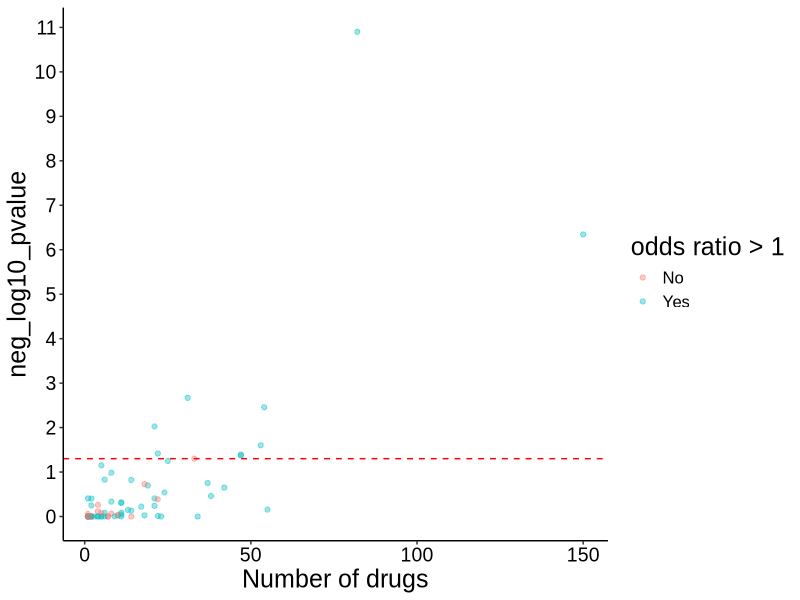
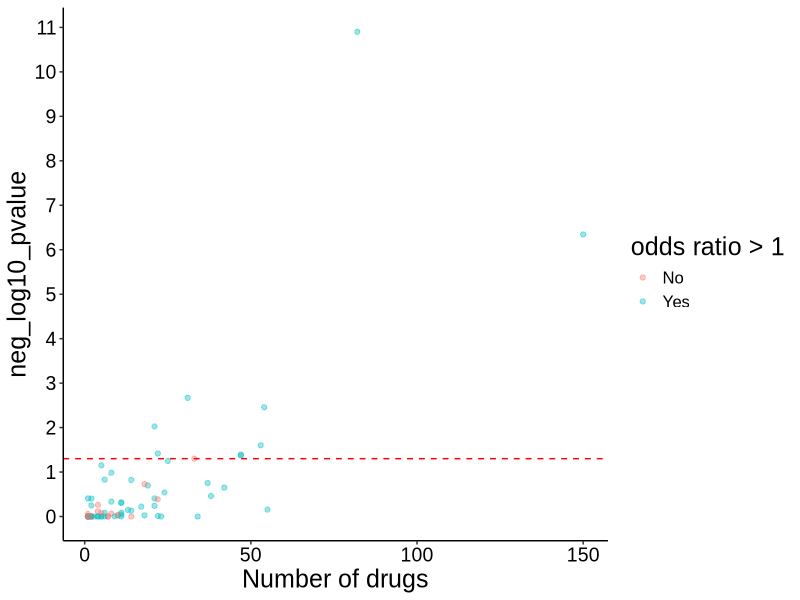
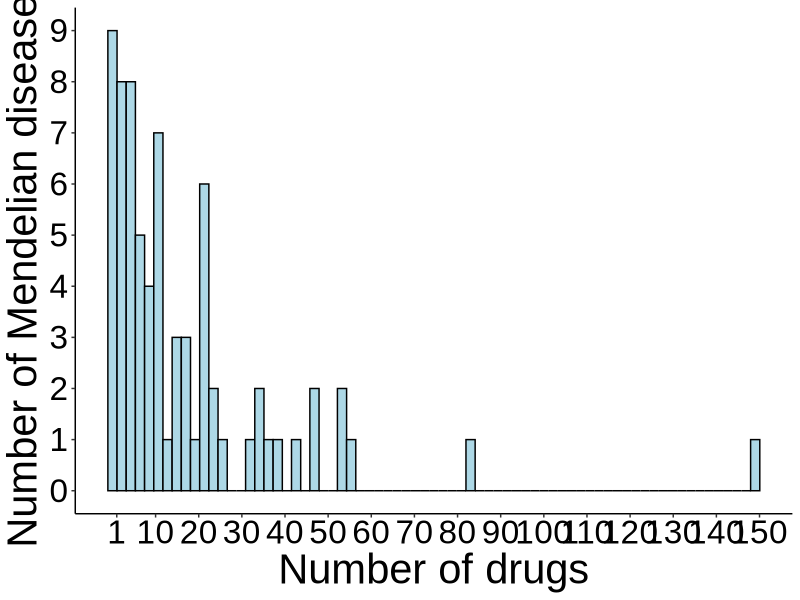
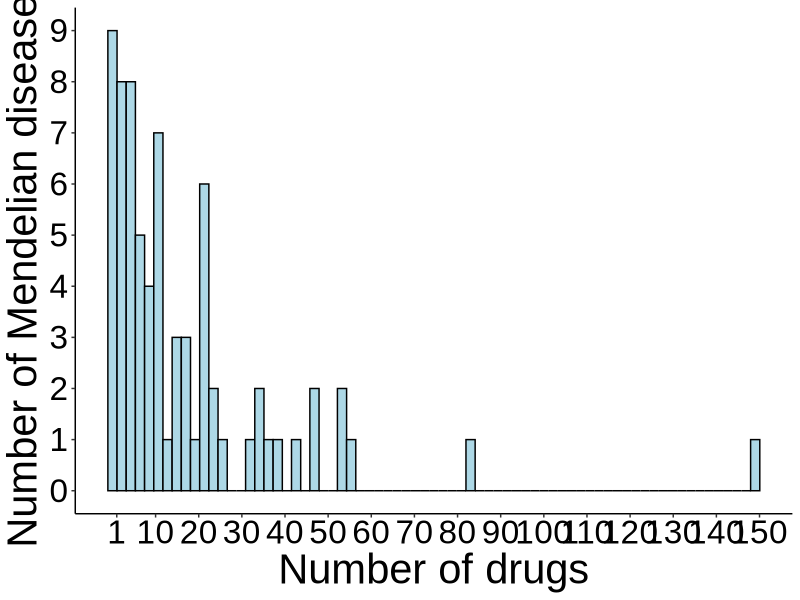
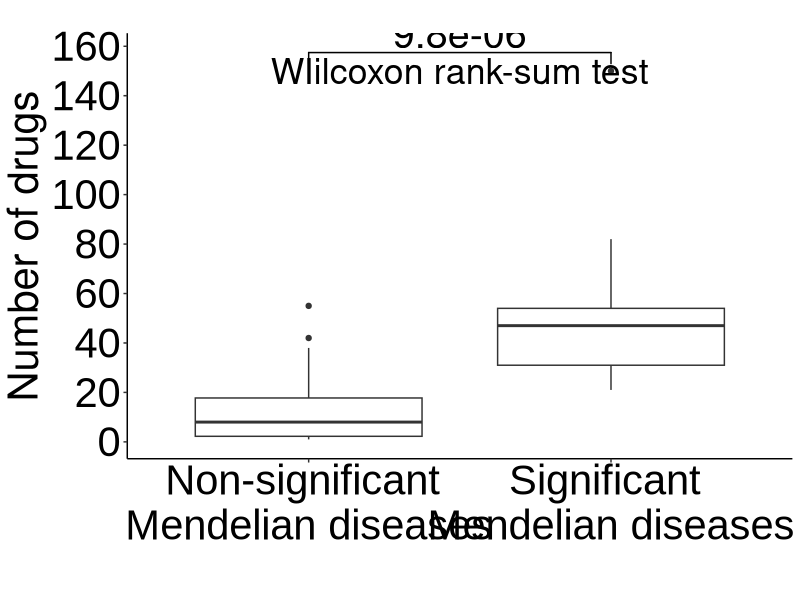
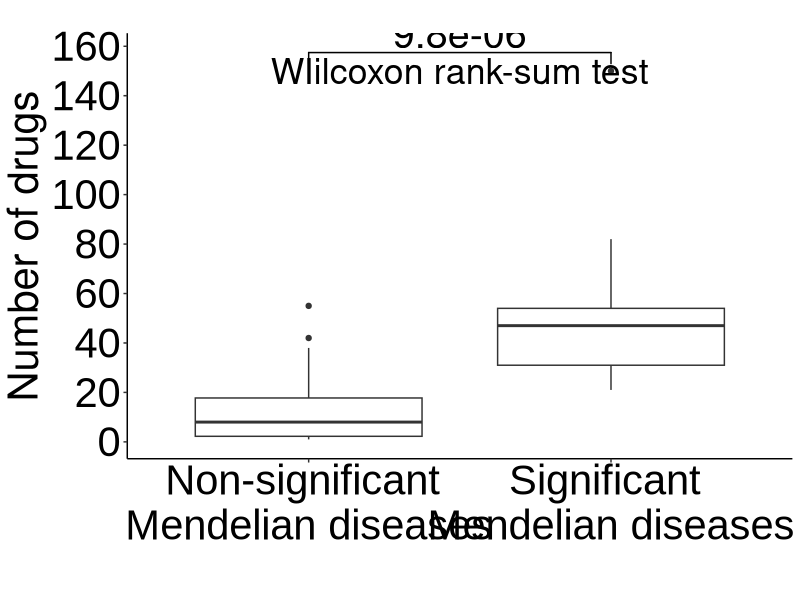

Reproduce these figures in R, in order. (Note: a time limit stopped this script after it produced the figures.)
### This script implements the per Mendelian disease analysis ###

library(dplyr)
library(data.table)
library(ggplot2)
library(ggsignif)

## Set type for image compression based on operating system
## For macOS, X11 installation is required (link: https://www.xquartz.org/)
# if Windows OS
if (Sys.info()['sysname'] == "Windows") {
  type_compression = "windows"
} 
# if Linux
if (Sys.info()['sysname'] == "Linux") {
  type_compression = "windows"
}
# if macOS
if (Sys.info()['sysname'] == "Darwin") {
  type_compression = "cairo"
} 

## -- load data -- ##

# Mendelian - complex disease comorbidities
md_cd_comorbidities = fread("processed_data/md_cd_comorbidities.txt")
unique_cd = unique(md_cd_comorbidities$complex_disease)
unique_md = unique(md_cd_comorbidities$mendelian_disease)

# complex disease categories
complex_disease_categories = data.table::fread("processed_data/complex_disease_category.txt")
md_cd_comorbidities = left_join(md_cd_comorbidities, complex_disease_categories, by = "complex_disease")

# indicated/investigated drugs for the complex diseases
investigated_indicated_drugs = fread("processed_data/drugs_inv_ind_per_disease.txt")
investigated_indicated_drugs = reshape2::melt(investigated_indicated_drugs, "drugbank_id", colnames(investigated_indicated_drugs)[2:ncol(investigated_indicated_drugs)])
investigated_indicated_drugs = na.omit(investigated_indicated_drugs) ; rownames(investigated_indicated_drugs) = NULL
investigated_indicated_drugs = investigated_indicated_drugs %>%
  dplyr::select(drugbank_id, complex_disease = variable) %>%
  distinct()

# Mendelian disease causal genes
md_genes = data.table::fread("processed_data/md_genes.txt")

# drug - targets
db_drug_targets = fread("processed_data/drugbank_all_drugs_known_targets.txt") %>%
  dplyr::select(db_id, drug_target) %>% 
  distinct()

# number of gene-targets per drug
drugs_nr_targets = fread("processed_data/drugbank_all_drugs_known_targets.txt") %>%
  dplyr::select(db_id, drug_target) %>%
  distinct() %>%
  group_by(db_id) %>% 
  mutate(total_targets = length(drug_target)) %>%
  dplyr::select(db_id, total_targets) %>% 
  ungroup() %>%
  distinct()

## -- find drugs targeting each Mendelian disease genes -- ##

# empty list - each element is a mendelian disease
md_comorbidities = list()
for (md in unique_md) {
  md_comorbidities[[md]] = md_cd_comorbidities %>% filter(mendelian_disease == md) %>% dplyr::select(-comorbidity)
} ; rm(md)

# annotate with Mendelian disease genes
for (i in 1:length(md_comorbidities)) {
  
  # add Mendelian disease genes
  md_comorbidities[[i]] = left_join(md_comorbidities[[i]], md_genes, by = "mendelian_disease")
  md_comorbidities[[i]] = md_comorbidities[[i]] %>% 
    dplyr::select(complex_disease, disease_category, md_gene = causal_gene) %>%
    distinct()
  
  # add drugs targeting the Mendelian disease genes
  md_comorbidities[[i]] = left_join(md_comorbidities[[i]], db_drug_targets, by = c("md_gene" = "drug_target"))
  if (sum(is.na(md_comorbidities[[i]]$db_id)) != 0) {
    md_comorbidities[[i]] = md_comorbidities[[i]][-which(is.na(md_comorbidities[[i]]$db_id)), ] ; rownames(md_comorbidities[[i]]) = NULL
  }
  
  # keep needed columns
  md_comorbidities[[i]] = md_comorbidities[[i]] %>% 
    dplyr::select(complex_disease, disease_category, db_id) %>%
    distinct()
  
  cat(i, "\n")
} ; rm(i)

### NOTE: 19 Mendelian diseases are causally associated with genes NOT targeted by any existing drug with know drug targets
### Therefore, we remove them from the downstream analysis
md_comorbidities = md_comorbidities[lapply(md_comorbidities, nrow) > 0] # 71 Mendelian diseases remain

## -- logistic regression per Mendelian disease -- ##

# create list of logistic regression inputs for each Mendelian disease
log_reg_input = vector("list", length = length(md_comorbidities))
names(log_reg_input) = names(md_comorbidities)

for (i in 1:length(md_comorbidities)) {
  
  # if drugs are recommended for repurposing...
  if (nrow(md_comorbidities[[i]]) != 0) {
    
    ## candidate drugs
    candidate_drugs_temp = unique(md_comorbidities[[i]]$db_id)
    
    ## complex diseases that these drugs are recommended for repurposing
    complex_diseases_temp = unique(md_comorbidities[[i]]$complex_disease)
    
    ## complex diseases these drugs are indicated/investigated
    # not all drugs will be indicated/investigated for a disease --> keep this in mind when you build the logistic regression input data frame
    ind_inv_temp = investigated_indicated_drugs %>%
      filter(drugbank_id %in% candidate_drugs_temp) %>%
      mutate(indicated_investigated = 1)
    
    ## create logistic regression input
    
    # each row should be a drug-complex disease pair
    log_reg_input[[i]] = data.frame(drug = rep(candidate_drugs_temp, each = length(unique_cd)))
    
    # add complex diseases
    log_reg_input[[i]]$disease = unique_cd

    # add disease category
    log_reg_input[[i]] = left_join(log_reg_input[[i]], complex_disease_categories, by = c("disease" = "complex_disease"))
    
    # add number of targets
    log_reg_input[[i]] = left_join(log_reg_input[[i]], drugs_nr_targets, by = c("drug" = "db_id"))
    
    # add indicated/investigated drugs
    log_reg_input[[i]] = left_join(log_reg_input[[i]], ind_inv_temp, by = c("drug" = "drugbank_id", "disease" = "complex_disease"))
    log_reg_input[[i]]$indicated_investigated = ifelse(is.na(log_reg_input[[i]]$indicated_investigated), 0, 1)
    
    # add drug candidates information
    log_reg_input[[i]]$recommended = ifelse(log_reg_input[[i]]$disease %in% complex_diseases_temp, 1, 0)
  }
  
  ## track progress
  cat(i, "\n")
} ; rm(i, candidate_drugs_temp, complex_diseases_temp, ind_inv_temp)

## run logistic regression
log_reg_results = vector("list", length = length(log_reg_input))
names(log_reg_results) = names(log_reg_input)

for (i in 1:length(log_reg_input)) {
  
  # run logistic regression
  glm_fits_temp = glm(indicated_investigated ~  disease_category + total_targets + recommended, 
                      data = log_reg_input[[i]], 
                      family = binomial())
  log_summary_temp = summary(glm_fits_temp)$coefficients
  
  # populate list
  log_reg_results[[i]] = log_summary_temp
    
  ## track progress
  cat(i, "\n")
} ; rm(i, glm_fits_temp, log_summary_temp)

## create a data frame with the results of logistic regression for each Mendelian disease
log_reg_results_summary = data.frame(mendelian_disease = names(md_comorbidities), beta = NA, pvalue = NA)

for (i in 1:length(log_reg_results)){
  
  log_reg_results[[i]] = data.frame(log_reg_results[[i]])
  log_reg_results_summary[i, "beta"] = log_reg_results[[i]]["recommended", "Estimate"]
  log_reg_results_summary[i, "pvalue"] = log_reg_results[[i]]["recommended", "Pr...z.."]
  
} ; rm(i)

log_reg_results_summary = log_reg_results_summary %>% 
  arrange(pvalue)
log_reg_results_summary %>% filter(pvalue < 0.05) %>% nrow() # 9 significant Mendelian diseases at a nominal level (p<0.05)

## -- annotate each Mendelian disease with number of complex disease comorbidities and number of drugs targeting its associated genes -- ##

## number of comorbidities per Mendelian disease
md_nr_comorbidities = md_cd_comorbidities %>%
  dplyr::select(mendelian_disease, complex_disease) %>%
  group_by(mendelian_disease) %>%
  mutate(nr_comorbidities = length(complex_disease)) %>%
  ungroup() %>%
  dplyr::select(mendelian_disease, nr_comorbidities) %>%
  distinct()
log_reg_results_summary = left_join(log_reg_results_summary, md_nr_comorbidities, by = "mendelian_disease")

## number of drugs targeting the genes associated with each Mendelian disease
md_genes_drugs = left_join(md_genes, db_drug_targets, by = c("causal_gene" = "drug_target"))
md_genes_drugs = na.omit(md_genes_drugs) ; rownames(md_genes_drugs) = NULL
md_genes_drugs = md_genes_drugs %>%
  group_by(mendelian_disease) %>% 
  mutate(nr_drugs = length(db_id)) %>%
  ungroup() %>%
  dplyr::select(mendelian_disease, nr_drugs) %>% 
  distinct()
log_reg_results_summary = left_join(log_reg_results_summary, md_genes_drugs, by = "mendelian_disease")

## -- visualizations -- ##
log_reg_results_summary = log_reg_results_summary %>% arrange(nr_comorbidities)
log_reg_results_summary$nr_comorbidities = factor(log_reg_results_summary$nr_comorbidities, levels = log_reg_results_summary$nr_comorbidities, labels = log_reg_results_summary$nr_comorbidities)
log_reg_results_summary$beta = ifelse(exp(log_reg_results_summary$beta) > 1, 1, 0)
log_reg_results_summary$beta = factor(log_reg_results_summary$beta, levels = c(0, 1), labels = c("No", "Yes")) # Yes --> OR > 1 | No --> OR < 1

fig_s3 = ggplot(log_reg_results_summary, aes(x = nr_drugs, y = -log10(pvalue))) +
  geom_point(alpha = 0.4, size = 1.5, aes(color = beta)) +
  # scale_x_discrete(breaks = seq(1, 61, 1)) +
  scale_y_continuous(breaks = seq(0, 11, 1)) +
  labs(color = "odds ratio > 1") +
  xlab("Number of drugs") +
  ylab("neg_log10_pvalue") +
  geom_hline(yintercept = -log10(0.05), linetype = "dashed", color = "red") +
  theme_classic() +
  theme(axis.text = element_text(size = 14, family = "Arial", color = "black"),
        axis.title = element_text(size = 18, family = "Arial", color = "black"),
        title = element_text(size = 18, family = "Arial", color = "black"), 
        legend.text = element_text(size = 12, family = "Arial", color = "black"))

fig_s3
ggsave(filename = "FigS3_per_MD_analysis_results.tiff", 
       path = "figures/",
       width = 7, height = 5, device = 'tiff',
       dpi = 700, compression = "lzw", type = type_compression)
dev.off()

# histogram number of drugs per Mendelian disease
nr_genes_per_md = md_genes %>%
  group_by(mendelian_disease) %>%
  mutate(nr_genes = length(causal_gene)) %>%
  ungroup() %>%
  dplyr::select(mendelian_disease, nr_genes) %>%
  distinct()
log_reg_results_summary = left_join(log_reg_results_summary, nr_genes_per_md, by = "mendelian_disease")
log_reg_results_summary$drug_to_gene_ratio = log_reg_results_summary$nr_drugs / log_reg_results_summary$nr_genes

fig3a = ggplot(log_reg_results_summary, aes(x = nr_drugs)) +
  geom_histogram(color = "black", fill = "lightblue", bins = 71) +
  scale_x_continuous(breaks = c(1, 10, 20, 30, 40, 50, 60, 70, 80, 90, 100, 110, 120, 130, 140, 150)) +
  scale_y_continuous(breaks = seq(0, 9)) +
  xlab("Number of drugs") +
  ylab("Number of Mendelian diseases") +
  theme_classic() +
  theme(axis.text = element_text(size = 24, family = "Arial", color = "black"),
        axis.title = element_text(size = 30, family = "Arial", color = "black"))

fig3a
ggsave(filename = "Fig3A_drugs_per_MD.tiff", 
       path = "figures/",
       width = 12, height = 8, device = 'tiff',
       dpi = 700, compression = "lzw", type = type_compression)
dev.off()

# number of drugs - rank sum test
log_reg_results_summary$sig = ifelse(log_reg_results_summary$pvalue < 0.05, 1, 0)
log_reg_results_summary$sig = factor(log_reg_results_summary$sig, levels = c(0, 1), labels = c("Non-significant \nMendelian diseases", "Significant \nMendelian diseases"))
fig_3b = ggplot(log_reg_results_summary, aes(y = nr_drugs, x = sig)) +
  geom_boxplot() +
  # geom_jitter(width = 0.1, alpha = 0.5, size = 4) +
  xlab("") +
  ylab("Number of drugs") +
  labs(title = "") +
  scale_y_continuous(breaks = seq(0, 170, 20)) +
  theme_classic() +
  geom_signif(comparisons = list(c("Significant \nMendelian diseases", "Non-significant \nMendelian diseases")), test = "wilcox.test", test.args = list(alternative = "greater"),   
              map_signif_level = FALSE, textsize = 10) +
  annotate(geom = "text", x = 1.5, y = 150, label = "WIilcoxon rank-sum test", size = 9) +
  theme(axis.text = element_text(size = 30, family = "Arial", color = "black"),
        axis.title = element_text(size = 30),
        legend.position = "none")

fig_3b
ggsave(filename = "Fig3B_per_MD_drugs.tiff", 
       path = "figures/",
       width = 12, height = 12, device = 'tiff',
       dpi = 700, compression = "lzw", type = type_compression)
dev.off()

## -- observed vs permutations -- ##

## Excluding the possibility that our results are due to the high number of drugs rather than the information about comorbiditiy

# Mendelian - complex disease comorbidities
md_cd_comorbidities = md_cd_comorbidities %>% 
  dplyr::select(mendelian_disease, complex_disease) %>%
  arrange(mendelian_disease)

# drugs targeting md_genes
drugs_targeting_md_genes = left_join(md_genes, db_drug_targets, by = c("causal_gene" = "drug_target")) %>%
  na.omit() %>%
  dplyr::select(db_id) %>%
  distinct()

### -- observed -- ###

## create logistic regression input
# each row is a drug-complex disease pair
log_input_obs = data.frame(db_id = rep(drugs_targeting_md_genes$db_id, each = length(unique_cd)))

# add complex diseases
log_input_obs$complex_disease = unique_cd

# add disease category
log_input_obs = left_join(log_input_obs, complex_disease_categories, by = "complex_disease")

# add candidate drugs information
x = left_join(md_cd_comorbidities, md_genes, by = "mendelian_disease")
x = na.omit(x) ; rownames(x) = NULL
x = x %>% dplyr::select(complex_disease, causal_gene) %>% distinct
x = left_join(x, db_drug_targets, by = c("causal_gene" = "drug_target"))
x = na.omit(x) ; rownames(x) = NULL
x = x %>% dplyr::select(-causal_gene) %>% distinct()
x$recommended = 1
log_input_obs = left_join(log_input_obs, x, by = c("complex_disease", "db_id"))
log_input_obs$recommended = ifelse(is.na(log_input_obs$recommended), 0, 1)

# number of drug targets
log_input_obs = left_join(log_input_obs, drugs_nr_targets, by = c("db_id" = "db_id"))

# add investigated/indicated drugs
investigated_indicated_drugs$indicated_investigated = 1
log_input_obs = left_join(log_input_obs, investigated_indicated_drugs, by = c("db_id" = "drugbank_id", "complex_disease" = "complex_disease"))
log_input_obs$indicated_investigated = ifelse(is.na(log_input_obs$indicated_investigated), 0, 1)

# logistic regression
glm_fit_obs = glm(indicated_investigated ~ total_targets + disease_category + recommended,
                  data = log_input_obs, 
                  family = binomial())
log_reg_summary_obs = summary(glm_fit_obs)$coefficients
or_obs = exp(log_reg_summary_obs[8, 1])
pvalue_obs = log_reg_summary_obs[8, 4]

## -- permutations -- ##

## NOTE: in this permutation analysis, we shuffle the drugs targeting each Mendelian disease.
## This is equivalent to shuffling the rows of drugs in our logistic regression input

## create logistic regression input
# each row is a drug-complex disease pair
log_input_perm = data.frame(db_id = rep(drugs_targeting_md_genes$db_id, each = length(unique_cd)))

# add complex diseases
log_input_perm$complex_disease = unique_cd

# add disease category
log_input_perm = left_join(log_input_perm, complex_disease_categories, by = "complex_disease")

# add candidate drugs information
x = left_join(md_cd_comorbidities, md_genes, by = "mendelian_disease")
x = na.omit(x) ; rownames(x) = NULL
x = x %>% dplyr::select(complex_disease, causal_gene) %>% distinct
x = left_join(x, db_drug_targets, by = c("causal_gene" = "drug_target"))
x = na.omit(x) ; rownames(x) = NULL
x = x %>% dplyr::select(-causal_gene) %>% distinct()
x$recommended = 1
log_input_perm = left_join(log_input_perm, x, by = c("complex_disease", "db_id"))
log_input_perm$recommended = ifelse(is.na(log_input_perm$recommended), 0, 1)

## perform permutation analysis 
# empty data frame to populate with permutation results
log_reg_results_permutation = data.frame(permutation = NA,
                                         odds_ratio = NA,
                                         pvalue = NA)

for (permutation in 1:1000) {
  
  # shuffle the drugs
  drugs_original = unique(log_input_perm$db_id)
  drugs_shuffled = sample(drugs_original, replace = FALSE)
  log_input_perm_temp = log_input_perm
  log_input_perm_temp$db_id = rep(drugs_shuffled, each = 65)
  
  # add number of drug targets
  log_input_perm_temp = left_join(log_input_perm_temp, drugs_nr_targets, by = c("db_id" = "db_id"))
  
  # add investigated/indicated drugs
  log_input_perm_temp = left_join(log_input_perm_temp, investigated_indicated_drugs, by = c("db_id" = "drugbank_id", "complex_disease" = "complex_disease"))
  log_input_perm_temp$indicated_investigated = ifelse(is.na(log_input_perm_temp$indicated_investigated), 0, 1)
  
  # run logistic regression
  glm_fit_perm_temp = glm(indicated_investigated ~ total_targets + disease_category + recommended,
                          data = log_input_perm_temp, 
                          family = binomial())
  log_reg_summary_temp = summary(glm_fit_perm_temp)$coefficients
  
  # populate the results data frame
  log_reg_results_permutation[permutation, "permutation"] = permutation
  log_reg_results_permutation[permutation, "odds_ratio"] = exp(log_reg_summary_temp[8, 1])
  log_reg_results_permutation[permutation, "pvalue"] = log_reg_summary_temp[8, 4]

  ## track progress
  cat(permutation, "\n")
}

## calculate p-value after permutations
perm_pvalue = sum(pvalue_obs >= log_reg_results_permutation$pvalue) / 1000 # 0.018 = 1.8%
sum(or_obs <= log_reg_results_permutation$odds_ratio) / 1000 # 0.014 = 1.4%

# ## visualizations of results
# ggplot(log_reg_results_permutation, aes(x = odds_ratio)) +
#   geom_histogram(color = "black", fill = "lightblue") +
#   geom_vline(xintercept = or_obs, color = "red", linewidth = 0.8) +
#   xlab("Odds ratio") +
#   ylab("count") +
#   scale_x_continuous(breaks = seq(0, 2.25, 0.25), limits = c(0.75, 2.25)) +
#   annotate(geom = "text", x = 1.95, y = 145, label = paste0(sum(or_obs <= log_reg_results_permutation$odds_ratio) / 1000*100, "%"), size = 7, family = "Arial", color = "red", fontface = "bold") +
#   theme_classic() +
#   theme(axis.text = element_text(size = 20, family = "Arial", colour = "black"),
#         axis.title = element_text(size = 22, family = "Arial", colour = "black"))

## -- gene level analysis -- ##

# histogram of number of drugs per Mendelian gene
md_genes_drugs = left_join(md_genes, db_drug_targets, by = c("causal_gene" = "drug_target"))
md_genes_drugs = md_genes_drugs %>%
  dplyr::select(causal_gene, db_id) %>%
  distinct() %>%
  group_by(causal_gene) %>% 
  mutate(nr_drugs = if_else(sum(is.na(unique(db_id))) == 1, "0", "over_0")) %>%
  mutate(nr_drugs = if_else(nr_drugs != "0", length(unique(db_id)), 0)) %>%
  ungroup() %>%
  dplyr::select(causal_gene, nr_drugs) %>% 
  distinct() %>%
  filter(nr_drugs > 0)

fi3c = ggplot(md_genes_drugs, aes(x = nr_drugs)) +
  geom_histogram(color = "black", fill = "lightblue", bins = 75) +
  scale_x_continuous(breaks = c(1, 5, 10, 15, 20, 25, 30, 35, 40, 45, 50, 55, 60, 65, 70, 75, 80, 85)) +
  scale_y_continuous(breaks = seq(0, 75, 5)) +
  xlab("Number of drugs") +
  ylab("Number of genes") +
  theme_classic() +
  theme(axis.text = element_text(size = 24, family = "Arial", color = "black"),
        axis.title = element_text(size = 30, family = "Arial", color = "black"))

fi3c
ggsave(filename = "Fig3C_drugs_per_MD_gene.tiff", 
       path = "figures/",
       width = 12, height = 8, device = 'tiff',
       dpi = 700, compression = "lzw", type = type_compression)
dev.off()

## analysis per Mendelian disease gene
# keep druggable md genes
md_genes_druggable = md_genes %>% filter(causal_gene %in% db_drug_targets$drug_target)
unique_md_genes = unique(md_genes_druggable$causal_gene)
lr_inputs = vector("list", length(unique(unique_md_genes)))
names(lr_inputs) = unique_md_genes

for (i in 1:length(unique_md_genes)) {
  
  # gene
  md_gene_temp = unique_md_genes[[i]]
  
  # drugs targeting that gene
  drugs_targeting_md_gene_temp = db_drug_targets %>% filter(drug_target == md_gene_temp)
  drugs_targeting_md_gene_temp = unique(drugs_targeting_md_gene_temp$db_id)
  
  # Mendelian diseases linked to that gene
  md_disease_temp = md_genes %>% filter(causal_gene == md_gene_temp)
  md_disease_temp = unique(md_disease_temp$mendelian_disease)
  
  # comorbidities of these Mendelian diseases
  md_comorbidities_temp = md_cd_comorbidities %>% filter(mendelian_disease %in% md_disease_temp)
  md_comorbidities_temp = unique(md_comorbidities_temp$complex_disease)
  
  # each row should be a drug-complex disease pair
  log_input = data.frame(drug = rep(drugs_targeting_md_gene_temp, each = length(unique_cd)))
  
  # add complex diseases
  log_input$disease = unique_cd
  
  # add disease category
  log_input = left_join(log_input, complex_disease_categories, by = c("disease" = "complex_disease"))
  
  # add number of targets
  log_input = left_join(log_input, drugs_nr_targets, by = c("drug" = "db_id"))
  
  # add indicated/investigated drugs
  log_input = left_join(log_input, investigated_indicated_drugs, by = c("drug" = "drugbank_id", "disease" = "complex_disease"))
  log_input$indicated_investigated = ifelse(is.na(log_input$indicated_investigated), 0, 1)
  
  # add recommended candidate drugs
  log_input$recommended = ifelse(log_input$disease %in% md_comorbidities_temp, 1, 0)
  
  lr_inputs[[i]] = log_input
  
  cat(i, "-", length(unique_md_genes), "\n")
}

## run logistic regression
log_reg_results = data.frame(md_genes = unique_md_genes, comorbidity_OR = NA, comorbidity_P = NA)

for (i in 1:nrow(log_reg_results)) {
  
  # run logistic regression
  if (length(unique(lr_inputs[[i]]$total_targets)) == 1) {
    glm_fits_temp = glm(indicated_investigated ~  disease_category + recommended, 
                        data = lr_inputs[[i]], 
                        family = binomial())
    log_summary_temp = as.data.frame(summary(glm_fits_temp)$coefficients)
    log_reg_results[i, "comorbidity_OR"] = exp(log_summary_temp[7, 1])
    log_reg_results[i, "comorbidity_P"] = log_summary_temp[7, 4]
    
  }
  
  if (length(unique(lr_inputs[[i]]$total_targets)) > 1) {
    glm_fits_temp = glm(indicated_investigated ~  disease_category + total_targets + recommended, 
                        data = lr_inputs[[i]], 
                        family = binomial())
    log_summary_temp = as.data.frame(summary(glm_fits_temp)$coefficients)
    log_reg_results[i, "comorbidity_OR"] = exp(log_summary_temp[8, 1])
    log_reg_results[i, "comorbidity_P"] = log_summary_temp[8, 4]
  }
  
  cat(i, "-", nrow(log_reg_results), "\n")
}

log_reg_results$sig = ifelse(log_reg_results$comorbidity_P < 0.05, 1, 0)

## add nr of targets for each MD gene
md_genes_druggable = left_join(md_genes_druggable, db_drug_targets, by = c("causal_gene" = "drug_target"))
md_genes_druggable = md_genes_druggable %>% 
  group_by(causal_gene) %>%
  mutate(nr_drugs = length(unique(db_id))) %>%
  ungroup() %>%
  distinct()
md_genes_nr_drugs = md_genes_druggable %>%
  dplyr::select(causal_gene, nr_drugs) %>% 
  distinct()

log_reg_results = left_join(log_reg_results, md_genes_nr_drugs, by = c("md_genes" = "causal_gene"))
log_reg_results$sig = factor(log_reg_results$sig, levels = c("0", "1"), labels = c("Non-significant \ngenes", "Significant \ngenes"))

# ggplot(log_reg_results, aes(x = sig, y = nr_drugs)) +
#   geom_boxplot() +
#   # geom_point(alpha = 0.5, position = "jitter") +
#   xlab("") +
#   ylab("Number of drugs") +
#   geom_signif(comparisons = list(c("Significant \ngenes", "Non-significant \ngenes")), test.args = list(alternative = "greater"), 
#               map_signif_level = FALSE, textsize = 10) +
#   annotate(geom = "text", x = 1.5, y = 85, label = "WIilcoxon rank-sum test", size = 9) +
#   scale_y_continuous(breaks = seq(0, 85, 10)) +
#   theme_classic() +
#   theme(axis.text = element_text(size = 30, family = "Arial", color = "black"),
#         axis.title = element_text(size = 30),
#         legend.position = "none")

## permutations analysis to exclude the possibility that the results are due to the high number of drugs targeting some of the genes
## each time, shuffle the predictor vector of "recommended" drugs based on comorbidity --> it is the same as shuffling the comorbidities of the Mendelian diseases
## linked to a gene
per_md_gene_permutation_results = vector("list", 1000)
names(per_md_gene_permutation_results) = paste0("permutation_", 1:1000)

for (permutation in 1:1000) {
  
  ## shuffle the predictor vector of "recommended"
  lr_inputs_permuted = lr_inputs
  lr_inputs_permuted = lapply(lr_inputs_permuted, function(x) {
    x$recommended = sample(x$recommended, size = nrow(x), replace = FALSE)
    return(x)
  })
  
  ## logistic regression
  log_reg_results_perm = data.table(md_gene = names(lr_inputs_permuted), 
                                    perm_OR = 0,
                                    perm_pvalue = 0)
  
  for (i in 1:nrow(log_reg_results_perm)) {
    
    # run logistic regression
    glm_fits_temp = glm(indicated_investigated ~ disease_category + total_targets + recommended, 
                        data = lr_inputs_permuted[[log_reg_results_perm[i, md_gene]]], 
                        family = binomial())
    log_summary_temp = summary(glm_fits_temp)$coefficients
    log_reg_results_perm[i, "perm_OR"] = exp(log_summary_temp["recommended", "Estimate"])
    log_reg_results_perm[i, "perm_pvalue"] = log_summary_temp["recommended", "Pr(>|z|)"]
  }
  
  # populate list
  per_md_gene_permutation_results[[paste0("permutation_", permutation)]] = log_reg_results_perm
  
  cat(permutation, "\n")
}

# calculate permuted p-values for each gene
per_md_gene_permuted_pvalues = data.table(md_gene = log_reg_results$md_genes, 
                                          perm_pvalue_OR_based = 0,
                                          perm_pvalue_pvalue_based = 0)
for (i in 1:nrow(per_md_gene_permuted_pvalues)) {
  gene_temp = per_md_gene_permuted_pvalues[i, md_gene]
  
  obs_or = log_reg_results[i, "comorbidity_OR"]
  obs_pvalue = log_reg_results[i, "comorbidity_P"]
  
  perm_or = c()
  perm_pvalue = c()
  for (z in 1:length(per_md_gene_permutation_results)) {
    perm_or = c(perm_or, per_md_gene_permutation_results[[z]][i, perm_OR])
    perm_pvalue = c(perm_pvalue, per_md_gene_permutation_results[[z]][i, perm_pvalue])
  }
  
  per_md_gene_permuted_pvalues[i, "perm_pvalue_OR_based"] = sum(obs_or <= perm_or) / 1000
  per_md_gene_permuted_pvalues[i, "perm_pvalue_pvalue_based"] = sum(obs_pvalue >= perm_pvalue) / 1000
  
  cat(i, "\n")
}

per_md_gene_permuted_pvalues$perm_sig = ifelse(per_md_gene_permuted_pvalues$perm_pvalue_OR_based < 0.05, 1, 0)

log_reg_results = left_join(log_reg_results, per_md_gene_permuted_pvalues[, c(1,4,5)], by = c("md_genes" = "md_gene"))
log_reg_results$perm_sig = ifelse(log_reg_results$sig == "Non-significant \ngenes", 0, log_reg_results$perm_sig) # 13 / 13 MD genes are signficant after permutations (comparing ORs of nominally significant genes)

log_reg_results$perm_sig = factor(log_reg_results$perm_sig, levels = c("0", "1"), labels = c("Non-significant \ngenes", "Significant \ngenes"))

fig_3d = ggplot(log_reg_results, aes(x = perm_sig, y = nr_drugs)) +
  geom_boxplot() +
  # geom_point(alpha = 0.5, position = "jitter") +
  xlab("") +
  ylab("Number of drugs") +
  geom_signif(comparisons = list(c("Significant \ngenes", "Non-significant \ngenes")), test.args = list(alternative = "greater"), 
              map_signif_level = FALSE, textsize = 10) +
  annotate(geom = "text", x = 1.5, y = 85, label = "WIilcoxon rank-sum test", size = 9) +
  scale_y_continuous(breaks = seq(0, 85, 10)) +
  theme_classic() +
  theme(axis.text = element_text(size = 30, family = "Arial", color = "black"),
        axis.title = element_text(size = 30),
        legend.position = "none")

fig_3d
ggsave(filename = "Fig3D_per_gene_drugs.tiff", 
       path = "figures/",
       width = 12, height = 12, device = 'tiff',
       dpi = 700, compression = "lzw", type = type_compression)
dev.off()
